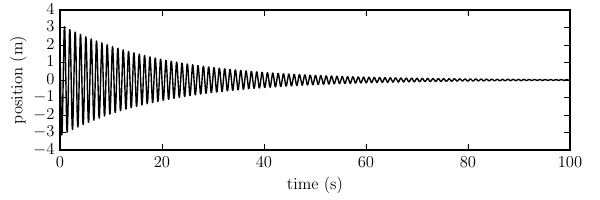

Write Python code to recreate this figure.
if __name__ == '__main__':
    import matplotlib
    matplotlib.use('Agg')
    from matplotlib import rc
    rc('font',**{'family':'serif','serif':'Computer Modern Roman','size':12})
    rc('text', usetex=True)
import numpy as np
import pylab as plt

def plotwave(phase, label):
    dtheta = 0.001
    amp = 0.1
    theta = np.arange(0., 4. * np.pi + 0.5 * dtheta, dtheta)
    plt.plot([0., 4. * np.pi], [phase, phase], 'ko')
    plt.plot(theta, phase + np.zeros_like(theta), 'k-', lw=0.5, alpha=0.5)
    plt.plot(theta, phase + amp * np.cos(phase) * np.sin(theta), 'k-', lw=2.)
    plt.text(np.max(theta) + 0.2, phase, label, ha='left', va='center')
    return None

def main(fn):
    times = np.arange(0., 100., 0.05)
    positions = 3.2 * np.exp(-0.05 * times) * np.cos(6. * times + 1.)
    plt.figure(figsize=(6, 2))
    plt.plot(times, positions, "k-")
    plt.subplots_adjust(left=0.1, right=0.95, top=0.95, bottom=0.25)
    plt.xlabel("time (s)")
    plt.ylabel("position (m)")
    plt.savefig(fn)
    return None

if __name__ == '__main__':
    fn = 'damped_oscillation.pdf'
    main(fn)
